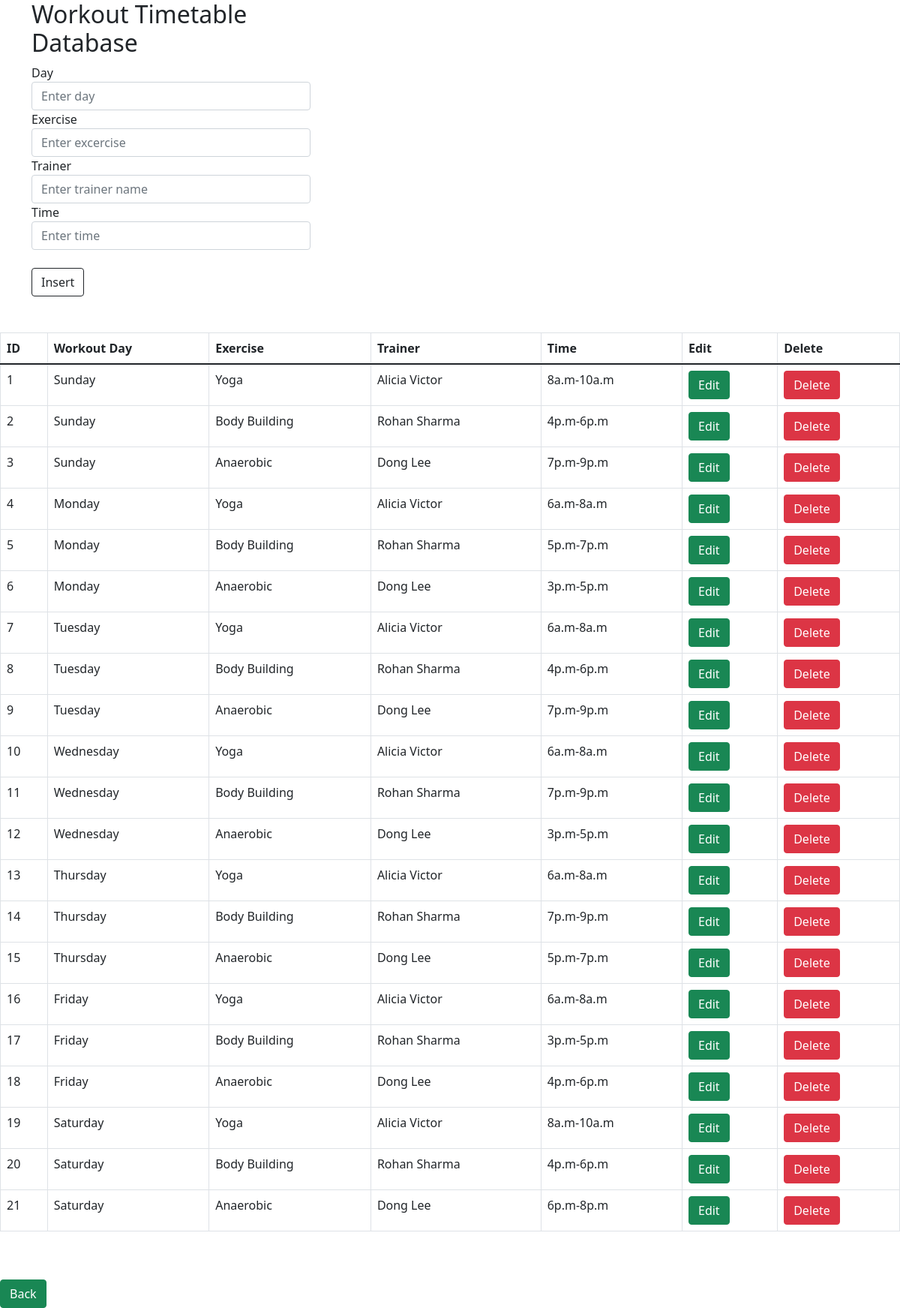
Page /WorkoutDb.php on the committed database.
### tables this page shows
CREATE TABLE `workout` (
  `workoutID` int(6) UNSIGNED NOT NULL,
  `W_day` varchar(30) NOT NULL,
  `exercise` varchar(30) NOT NULL,
  `trainer` varchar(30) NOT NULL,
  `W_time` varchar(20) DEFAULT NULL
);

### WorkoutDb.php (the view, shortened to what this page needs)
<!DOCTYPE html>
<html lang="en">
<head>
  <link rel="stylesheet" href="https://cdn.jsdelivr.net/npm/bootstrap@5.1.1/dist/css/bootstrap.min.css">
</head>
<body>
<div class="container">
<div class="col-lg-4">
  <h2>Workout Timetable Database</h2>
  <form action="" name="form1" method="POST">
    <div class="form-group">
      <label for="W_day">Day</label>
      <input type="text" class="form-control" id="W_day" placeholder="Enter day" name="W_day">
    </div>
    <div class="form-group">
      <label for="exercise">Exercise</label>
      <input type="text" class="form-control" id="exercise" placeholder="Enter excercise" name="exercise">
    </div>
    <div class="form-group">
      <label for="trainer">Trainer</label>
      <input type="text" class="form-control" id="trainer" placeholder="Enter trainer name" name="trainer">
    </div>
    <div class="form-group">
      <label for="W_time">Time</label>
      <input type="text" class="form-control" id="W_time" placeholder="Enter time" name="W_time">
    </div>
    <br>
    <button type="submit" name="insertW" class="btn btn-outline-dark">Insert</button>
  </form>
  <br> <br>
</div>
</div>
<?php include('server.php'); ?>
<div class="col-lg-12">
<table class="table table-bordered">
    <thead>
      <tr>
        <th>ID</th>
        <th>Workout Day</th>
        <th>Exercise</th>
        <th>Trainer</th>
        <th>Time</th>
        <th>Edit</th>
        <th>Delete</th>
      </tr>
    </thead>
    <tbody>
    <?php
    $res=mysqli_query($db,"SELECT * FROM workout");
    while($row=mysqli_fetch_array($res))
    {
        echo "<tr>";
        echo "<td>"; echo $row["workoutID"];
        echo "<td>"; echo $row["W_day"];
        echo "<td>"; echo $row["exercise"];
        echo "<td>"; echo $row["trainer"];
        echo "<td>"; echo $row["W_time"];
        echo "<td>"; ?> <a href="editWorkout.php?id=<?php echo $row ["workoutID"];?>"><button type="button" class="btn btn-success">Edit</button></a> <?php
        echo "<td>"; ?> <a href="deleteWorkout.php?id=<?php echo $row ["workoutID"];?>"><button type="button" class="btn btn-danger">Delete</button></a> <?php
        echo "<tr>";
    }
    ?>
    </tbody>
  </table>
<br><br>
</div>
<button class="btn btn-success" onclick="document.location='managementPage.php'">Back</button>
</body>
</html>

### rows in the picture
workout: workoutID "1", W_day "Sunday", exercise "Yoga", trainer "Alicia Victor", W_time "8a.m-10a.m"
workout: workoutID "2", W_day "Sunday", exercise "Body Building", trainer "Rohan Sharma", W_time "4p.m-6p.m"
workout: workoutID "3", W_day "Sunday", exercise "Anaerobic", trainer "Dong Lee", W_time "7p.m-9p.m"
workout: workoutID "4", W_day "Monday", exercise "Yoga", trainer "Alicia Victor", W_time "6a.m-8a.m"
workout: workoutID "5", W_day "Monday", exercise "Body Building", trainer "Rohan Sharma", W_time "5p.m-7p.m"
workout: workoutID "6", W_day "Monday", exercise "Anaerobic", trainer "Dong Lee", W_time "3p.m-5p.m"
workout: workoutID "7", W_day "Tuesday", exercise "Yoga", trainer "Alicia Victor", W_time "6a.m-8a.m"
workout: workoutID "8", W_day "Tuesday", exercise "Body Building", trainer "Rohan Sharma", W_time "4p.m-6p.m"
workout: workoutID "9", W_day "Tuesday", exercise "Anaerobic", trainer "Dong Lee", W_time "7p.m-9p.m"
workout: workoutID "10", W_day "Wednesday", exercise "Yoga", trainer "Alicia Victor", W_time "6a.m-8a.m"
workout: workoutID "11", W_day "Wednesday", exercise "Body Building", trainer "Rohan Sharma", W_time "7p.m-9p.m"
workout: workoutID "12", W_day "Wednesday", exercise "Anaerobic", trainer "Dong Lee", W_time "3p.m-5p.m"
workout: workoutID "13", W_day "Thursday", exercise "Yoga", trainer "Alicia Victor", W_time "6a.m-8a.m"
workout: workoutID "14", W_day "Thursday", exercise "Body Building", trainer "Rohan Sharma", W_time "7p.m-9p.m"
workout: workoutID "15", W_day "Thursday", exercise "Anaerobic", trainer "Dong Lee", W_time "5p.m-7p.m"
workout: workoutID "16", W_day "Friday", exercise "Yoga", trainer "Alicia Victor", W_time "6a.m-8a.m"
workout: workoutID "17", W_day "Friday", exercise "Body Building", trainer "Rohan Sharma", W_time "3p.m-5p.m"
workout: workoutID "18", W_day "Friday", exercise "Anaerobic", trainer "Dong Lee", W_time "4p.m-6p.m"
workout: workoutID "19", W_day "Saturday", exercise "Yoga", trainer "Alicia Victor", W_time "8a.m-10a.m"
workout: workoutID "20", W_day "Saturday", exercise "Body Building", trainer "Rohan Sharma", W_time "4p.m-6p.m"
workout: workoutID "21", W_day "Saturday", exercise "Anaerobic", trainer "Dong Lee", W_time "6p.m-8p.m"
